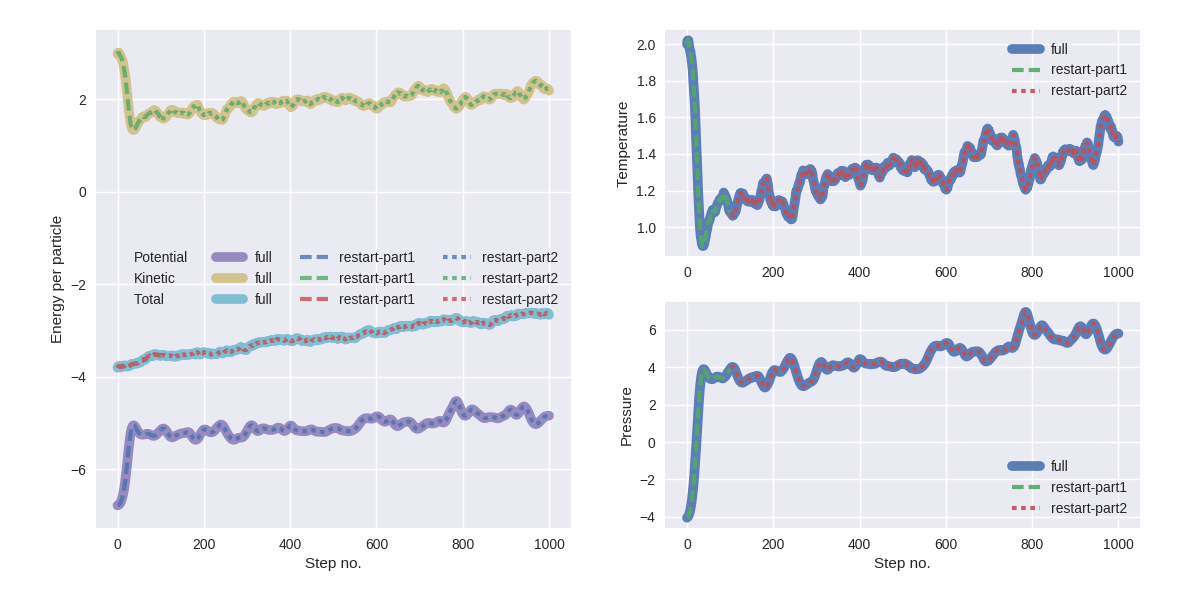

Write Python code to recreate this figure.
# -*- coding: utf-8 -*-
# Copyright (c) 2015, PyRETIS Development Team.
# Distributed under the LGPLv3 License. See LICENSE for more info.
"""Simple script to compare outcome of two simulations.

Here we compare a full simulation with one where we have stopped
and restarted after 100 steps.
"""
# pylint: disable=C0103
import itertools
import colorama
import numpy as np
from pyretis.inout.common import print_to_screen
from pyretis.inout.writers import get_writer
# for plotting:
from matplotlib import pyplot as plt
from matplotlib import gridspec as gridspec
plt.style.use('seaborn')


def snapshot_difference(snap1, snap2):
    """Calculate difference between two snapshots."""
    xyz1 = np.column_stack((snap1['x'], snap1['y'], snap1['z']))
    xyz2 = np.column_stack((snap2['x'], snap2['y'], snap2['z']))
    diff = (xyz1 - xyz2)**2
    dsum = np.einsum('ij,ij -> i', diff, diff)
    vel1 = np.column_stack((snap1['vx'], snap1['vy'], snap1['vz']))
    vel2 = np.column_stack((snap2['vx'], snap2['vy'], snap2['vz']))
    diffv = (vel1 - vel2)**2
    dsumv = np.einsum('ij,ij -> i', diffv, diffv)
    return sum(dsum), sum(dsumv)


def compare_traj(traj11, traj12, traj2, tol=1e-12):
    """A comparison of two trajectories from PyRETIS

    Here we calculate the mean squared error for the two
    trajectories.

    Parameters
    ----------
    traj11 : string
        A trajectory to open, part 1.
    traj12 : string
        A trajectory to open, part 2.
    traj2 : string
        A trajectory file to open.

    Returns
    -------
    None, just prints out the result of the comparison.
    """
    print_to_screen('Comparing trajectories', level='info')
    print('Checking mean squared error...')
    file11 = get_writer('trajtxt').load(traj11)
    file12 = get_writer('trajtxt').load(traj12)
    file1 = itertools.chain(file11, file12)
    file2 = get_writer('trajtxt').load(traj2)
    error, error_v = 0.0, 0.0
    nsnap = 0
    for snap1, snap2 in zip(file1, file2):
        pose, vele = snapshot_difference(snap1, snap2)
        error += pose
        error_v += vele
        nsnap += 1
    error /= float(nsnap)
    print_what_you_think_about_the_error(error, 'positions', tol)
    print_what_you_think_about_the_error(error_v, 'velocities', tol)


def print_what_you_think_about_the_error(error, what, tol):
    """Print out some error info."""
    if abs(error) < tol:
        lev = 'success'
    else:
        lev = 'error'
    print_to_screen('Mean error - {}: {}'.format(what, error),
                    level=lev)


def make_fig():
    """Plot for comparison."""
    fig1 = plt.figure(figsize=(12, 6))
    gs = gridspec.GridSpec(2, 2)
    ax1 = fig1.add_subplot(gs[:, 0])
    ax1.plot([], [], label='Potential', lw=0, alpha=0)
    ax1.plot([], [], label='Kinetic', lw=0, alpha=0)
    ax1.plot([], [], label='Total', lw=0, alpha=0)
    ax1.set_xlabel('Step no.')
    ax1.set_ylabel('Energy per particle')
    ax2 = fig1.add_subplot(gs[0, 1])
    ax2.set_ylabel('Temperature')
    ax3 = fig1.add_subplot(gs[1, 1])
    ax3.set_xlabel('Step no.')
    ax3.set_ylabel('Pressure')
    axes = (ax1, ax2, ax3)
    return fig1, axes


def plot_in_ax(axes, infile, lab, fat=False, colors=None, style='-'):
    """Just do some plotting"""
    ax1, ax2, ax3 = axes
    data = np.loadtxt(infile)
    if fat:
        width = 7
    else:
        width = 3
    lines = []
    for i, idx in enumerate((2, 3, 4)):
        if colors is None:
            line, = ax1.plot(data[:, 0], data[:, idx], label=lab,
                             ls=style, lw=width, alpha=0.8)
        else:
            line, = ax1.plot(data[:, 0], data[:, idx], label=lab,
                             ls=style, lw=width, alpha=0.8, color=colors[i])
        lines.append(line)
    ax2.plot(data[:, 0], data[:, 1], label=lab, ls=style, lw=width, alpha=0.9)
    ax3.plot(data[:, 0], data[:, 5], label=lab, ls=style, lw=width, alpha=0.9)
    return lines


def make_plots():
    """Just plot some energies for comparison."""
    figure, axes = make_fig()
    plot_in_ax(
        axes,
        'run-full/md-full-thermo.txt',
        'full',
        fat=True,
        style='-'
    )
    lines = plot_in_ax(
        axes,
        'run-100/md-100-thermo.txt',
        'restart-part1',
        style='--'
    )
    colors = [i.get_color() for i in lines]
    plot_in_ax(
        axes,
        'run-100-1000/md-100-1000-thermo.txt',
        'restart-part2',
        style=':', colors=colors)
    axes[0].legend(prop={'size': 'medium'}, ncol=4)
    axes[1].legend(prop={'size': 'medium'})
    axes[2].legend(prop={'size': 'medium'})
    figure.subplots_adjust(bottom=0.12, right=0.95, top=0.95,
                           left=0.08, wspace=0.2)
    return figure


if __name__ == '__main__':
    colorama.init(autoreset=True)
    compare_traj(
        'run-100/md-100-traj.xyz',
        'run-100-1000/md-100-1000-traj.xyz',
        'run-full/md-full-traj.xyz',
        tol=1e-12
    )
    fig = make_plots()
    fig.savefig('compare.png')
    plt.show()
